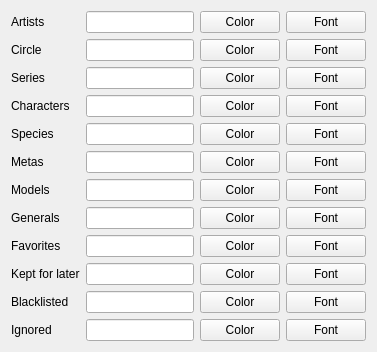
      <widget class="QWidget" name="pageInterfaceColoring">
       <layout class="QFormLayout" name="formLayout_11">
        <item row="0" column="0">
         <widget class="QLabel" name="labelColoringArtists">
          <property name="text">
           <string>Artists</string>
          </property>
         </widget>
        </item>
        <item row="0" column="1">
         <layout class="QHBoxLayout" name="layoutColoringArtists" stretch="1,0,0">
          <item>
           <widget class="QLineEdit" name="lineColoringArtists">
            <property name="text">
             <string/>
            </property>
           </widget>
          </item>
          <item>
           <widget class="QPushButton" name="buttonColoringArtistsColor">
            <property name="text">
             <string>Color</string>
            </property>
           </widget>
          </item>
          <item>
           <widget class="QPushButton" name="buttonColoringArtistsFont">
            <property name="text">
             <string>Font</string>
            </property>
           </widget>
          </item>
         </layout>
        </item>
        <item row="1" column="0">
         <widget class="QLabel" name="labelColoringCircles">
          <property name="text">
           <string>Circle</string>
          </property>
         </widget>
        </item>
        <item row="1" column="1">
         <layout class="QHBoxLayout" name="layoutColoringCircles">
          <item>
           <widget class="QLineEdit" name="lineColoringCircles"/>
          </item>
          <item>
           <widget class="QPushButton" name="buttonColoringCirclesColor">
            <property name="text">
             <string>Color</string>
            </property>
           </widget>
          </item>
          <item>
           <widget class="QPushButton" name="buttonColoringCirclesFont">
            <property name="text">
             <string>Font</string>
            </property>
           </widget>
          </item>
         </layout>
        </item>
        <item row="2" column="0">
         <widget class="QLabel" name="labelColoringSeries">
          <property name="text">
           <string>Series</string>
          </property>
         </widget>
        </item>
        <item row="2" column="1">
         <layout class="QHBoxLayout" name="layoutColoringCopyrights">
          <item>
           <widget class="QLineEdit" name="lineColoringCopyrights"/>
          </item>
          <item>
           <widget class="QPushButton" name="buttonColoringCopyrightsColor">
            <property name="text">
             <string>Color</string>
            </property>
           </widget>
          </item>
          <item>
           <widget class="QPushButton" name="buttonColoringCopyrightsFont">
            <property name="text">
             <string>Font</string>
            </property>
           </widget>
          </item>
         </layout>
        </item>
        <item row="3" column="0">
         <widget class="QLabel" name="labelColoringCharacters">
          <property name="text">
           <string>Characters</string>
          </property>
         </widget>
        </item>
        <item row="3" column="1">
         <layout class="QHBoxLayout" name="layoutColoringCharacters">
          <item>
           <widget class="QLineEdit" name="lineColoringCharacters"/>
          </item>
          <item>
           <widget class="QPushButton" name="buttonColoringCharactersColor">
            <property name="text">
             <string>Color</string>
            </property>
           </widget>
          </item>
          <item>
           <widget class="QPushButton" name="buttonColoringCharactersFont">
            <property name="text">
             <string>Font</string>
            </property>
           </widget>
          </item>
         </layout>
        </item>
        <item row="6" column="0">
         <widget class="QLabel" name="labelColoringModels">
          <property name="text">
           <string>Models</string>
          </property>
         </widget>
        </item>
        <item row="6" column="1">
         <layout class="QHBoxLayout" name="layoutColoringModels" stretch="1,0,0">
          <item>
           <widget class="QLineEdit" name="lineColoringModels"/>
          </item>
          <item>
           <widget class="QPushButton" name="buttonColoringModelsColor">
            <property name="text">
             <string>Color</string>
            </property>
           </widget>
          </item>
          <item>
           <widget class="QPushButton" name="buttonColoringModelsFont">
            <property name="text">
             <string>Font</string>
            </property>
           </widget>
          </item>
         </layout>
        </item>
        <item row="7" column="0">
         <widget class="QLabel" name="labelColoringGenerals">
          <property name="text">
           <string>Generals</string>
          </property>
         </widget>
        </item>
        <item row="7" column="1">
         <layout class="QHBoxLayout" name="layoutColoringGenerals" stretch="1,0,0">
          <item>
           <widget class="QLineEdit" name="lineColoringGenerals"/>
          </item>
          <item>
           <widget class="QPushButton" name="buttonColoringGeneralsColor">
            <property name="text">
             <string>Color</string>
            </property>
           </widget>
          </item>
          <item>
           <widget class="QPushButton" name="buttonColoringGeneralsFont">
            <property name="text">
             <string>Font</string>
            </property>
           </widget>
          </item>
         </layout>
        </item>
        <item row="8" column="0">
         <widget class="QLabel" name="labelColoringFavorites">
          <property name="text">
           <string>Favorites</string>
          </property>
         </widget>
        </item>
        <item row="8" column="1">
         <layout class="QHBoxLayout" name="layoutColoringFavorites">
          <item>
           <widget class="QLineEdit" name="lineColoringFavorites"/>
          </item>
          <item>
           <widget class="QPushButton" name="buttonColoringFavoritesColor">
            <property name="text">
             <string>Color</string>
            </property>
           </widget>
          </item>
          <item>
           <widget class="QPushButton" name="buttonColoringFavoritesFont">
            <property name="text">
             <string>Font</string>
            </property>
           </widget>
          </item>
         </layout>
        </item>
        <item row="10" column="0">
         <widget class="QLabel" name="labelColoringBlacklisteds">
          <property name="text">
           <string>Blacklisted</string>
          </property>
         </widget>
        </item>
        <item row="10" column="1">
         <layout class="QHBoxLayout" name="layoutColoringBlacklisteds">
          <item>
           <widget class="QLineEdit" name="lineColoringBlacklisteds"/>
          </item>
          <item>
           <widget class="QPushButton" name="buttonColoringBlacklistedsColor">
            <property name="text">
             <string>Color</string>
            </property>
           </widget>
          </item>
          <item>
           <widget class="QPushButton" name="buttonColoringBlacklistedsFont">
            <property name="text">
             <string>Font</string>
            </property>
           </widget>
          </item>
         </layout>
        </item>
        <item row="11" column="0">
         <widget class="QLabel" name="labelColoringIgnoreds">
          <property name="text">
           <string>Ignored</string>
          </property>
         </widget>
        </item>
        <item row="11" column="1">
         <layout class="QHBoxLayout" name="layoutColoringIgnoreds">
          <item>
           <widget class="QLineEdit" name="lineColoringIgnoreds"/>
          </item>
          <item>
           <widget class="QPushButton" name="buttonColoringIgnoredsColor">
            <property name="text">
             <string>Color</string>
            </property>
           </widget>
          </item>
          <item>
           <widget class="QPushButton" name="buttonColoringIgnoredsFont">
            <property name="text">
             <string>Font</string>
            </property>
           </widget>
          </item>
         </layout>
        </item>
        <item row="4" column="0">
         <widget class="QLabel" name="labelColoringSpecies">
          <property name="text">
           <string>Species</string>
          </property>
         </widget>
        </item>
        <item row="4" column="1">
         <layout class="QHBoxLayout" name="layoutColoringSpecies">
          <item>
           <widget class="QLineEdit" name="lineColoringSpecies"/>
          </item>
          <item>
           <widget class="QPushButton" name="buttonColoringSpeciesColor">
            <property name="text">
             <string>Color</string>
            </property>
           </widget>
          </item>
          <item>
           <widget class="QPushButton" name="buttonColoringSpeciesFont">
            <property name="text">
             <string>Font</string>
            </property>
           </widget>
          </item>
         </layout>
        </item>
        <item row="9" column="0">
         <widget class="QLabel" name="labelColoringKeptForLater">
          <property name="text">
           <string>Kept for later</string>
          </property>
         </widget>
        </item>
        <item row="9" column="1">
         <layout class="QHBoxLayout" name="layoutColoringKeptForLater">
          <item>
           <widget class="QLineEdit" name="lineColoringKeptForLater"/>
          </item>
          <item>
           <widget class="QPushButton" name="buttonColoringKeptForLaterColor">
            <property name="text">
             <string>Color</string>
            </property>
           </widget>
          </item>
          <item>
           <widget class="QPushButton" name="buttonColoringKeptForLaterFont">
            <property name="text">
             <string>Font</string>
            </property>
           </widget>
          </item>
         </layout>
        </item>
        <item row="5" column="0">
         <widget class="QLabel" name="labelColoringMetas">
          <property name="text">
           <string>Metas</string>
          </property>
         </widget>
        </item>
        <item row="5" column="1">
         <layout class="QHBoxLayout" name="layoutColoringMetas">
          <item>
           <widget class="QLineEdit" name="lineColoringMetas"/>
          </item>
          <item>
           <widget class="QPushButton" name="buttonColoringMetasColor">
            <property name="text">
             <string>Color</string>
            </property>
           </widget>
          </item>
          <item>
           <widget class="QPushButton" name="buttonColoringMetasFont">
            <property name="text">
             <string>Font</string>
            </property>
           </widget>
          </item>
         </layout>
        </item>
       </layout>
       <zorder>labelColoringArtists</zorder>
       <zorder>labelColoringSeries</zorder>
       <zorder>labelColoringCharacters</zorder>
       <zorder>labelColoringModels</zorder>
       <zorder>labelColoringGenerals</zorder>
       <zorder>labelColoringFavorites</zorder>
       <zorder>labelColoringBlacklisteds</zorder>
       <zorder>labelColoringIgnoreds</zorder>
       <zorder>labelColoringCircles</zorder>
       <zorder>labelColoringSpecies</zorder>
       <zorder>labelColoringKeptForLater</zorder>
       <zorder>labelColoringMetas</zorder>
      </widget>
